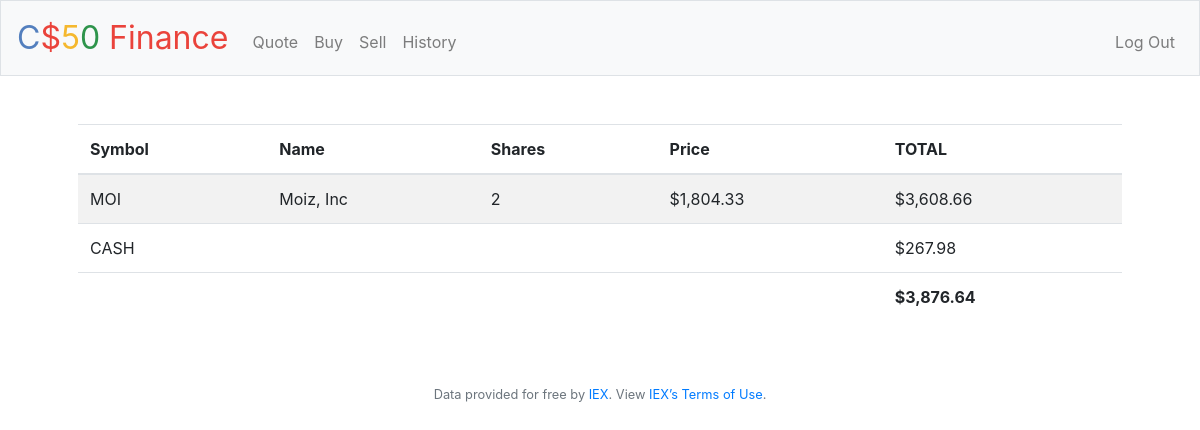
The page / (signed in) on the database as committed earlier.
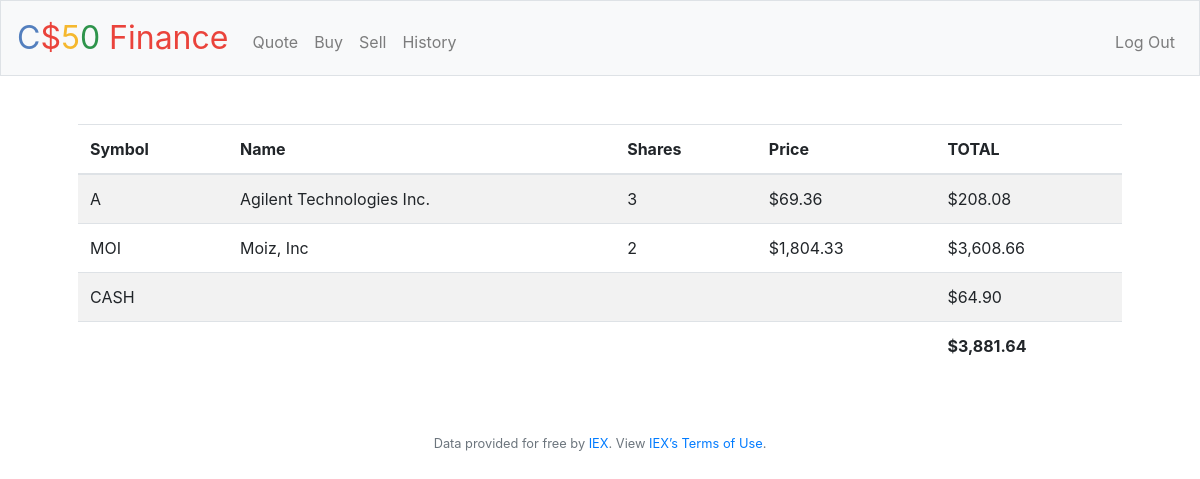
The same page on the database as committed later.
### tables this page shows
CREATE TABLE "portfolios" ( 'id' INTEGER PRIMARY KEY AUTOINCREMENT NOT NULL, 'users_id' INTEGER NOT NULL, 'symbol' TEXT NOT NULL, 'shares' INTEGER NOT NULL, 'price' REAL NOT NULL, 'price_of_shares' REAL NOT NULL,'name' TEXT NOT NULL, FOREIGN KEY (users_id) REFERENCES users(id) ON UPDATE NO ACTION ON DELETE NO ACTION, UNIQUE(users_id, symbol) );

### application.py (the view)
@app.route("/")
@login_required
def index():
    total_balance = 0
    stocks = db.execute("SELECT * FROM portfolios WHERE users_id = :users_id", users_id=session['user_id'])
    cash = db.execute("SELECT cash FROM users WHERE id = :users_id",
                      users_id=session['user_id'])
    cash = cash[0]['cash']
    if not stocks:
        return render_template("index.html", cash_balance=usd(cash), total_balance=usd(cash))
    for stock in stocks:
        total_balance += stock['shares'] * stock['price']
        stock["price"] = usd(stock["price"])
        stock["price_of_shares"] = usd(stock["price_of_shares"])
    total_balance += cash
    return render_template("index.html", stocks=stocks, cash_balance=usd(cash), total_balance=usd(total_balance))

### application.py (called while the page is built)
@app.after_request
def after_request(response):
    response.headers["Cache-Control"] = "no-cache, no-store, must-revalidate"
    response.headers["Expires"] = 0
    response.headers["Pragma"] = "no-cache"
    return response

### helpers.py (called while the page is built)
def login_required(f):
    @wraps(f)
    def decorated_function(*args, **kwargs):
        if session.get("user_id") is None:
            return redirect("/login")
        return f(*args, **kwargs)
    return decorated_function

def usd(value):
    return f"${value:,.2f}"

### templates/index.html (shortened to what this page needs)
{% extends "layout.html" %}
{% block main %}
<table class="table table-striped">
        <thead>
            <tr>
                <th>Symbol</th>
                <th>Name</th>
                <th>Shares</th>
                <th>Price</th>
                <th>TOTAL</th>
            </tr>
        </thead>
        <tfoot>
            <tr>
                <td colspan="4"></td>
                <td><strong>{{ total_balance }}</strong></td>
            </tr>
        </tfoot>
        <tbody>
            {% for stock in stocks %}
                <tr>
                    <td>{{ stock["symbol"] }}</td>
                    <td>{{ stock["name"] }}</td>
                    <td>{{ stock["shares"] }}</td>
                    <td>{{ stock["price"] }}</td>
                    <td>{{ stock["price_of_shares"] }}</td>
                </tr>
            {% endfor %}
            <tr>
                <td colspan="4">CASH</td>
                <td>{{ cash_balance }}</td>
            </tr>
        </tbody>
    </table>
{% endblock %}

### templates/layout.html (shortened to what this page needs)
<!DOCTYPE html>
<html lang="en">
    <head>
        <link href="https://maxcdn.bootstrapcdn.com/bootstrap/4.0.0-beta.2/css/bootstrap.min.css" rel="stylesheet"/>
        <link href="/static/styles.css" rel="stylesheet"/>
    </head>
    <body>
        <nav class="navbar navbar-expand-md navbar-light bg-light border">
            <a class="navbar-brand" href="/"><span class="blue">C</span><span class="red">$</span><span class="yellow">5</span><span class="green">0</span> <span class="red">Finance</span></a>
            <div class="collapse navbar-collapse" id="navbar">
                {% if session.user_id %}
                    <ul class="navbar-nav mr-auto mt-2">
                        <li class="nav-item"><a class="nav-link" href="/quote">Quote</a></li>
                        <li class="nav-item"><a class="nav-link" href="/buy">Buy</a></li>
                        <li class="nav-item"><a class="nav-link" href="/sell">Sell</a></li>
                        <li class="nav-item"><a class="nav-link" href="/history">History</a></li>
                    </ul>
                    <ul class="navbar-nav ml-auto mt-2">
                        <li class="nav-item"><a class="nav-link" href="/logout">Log Out</a></li>
                    </ul>
                {% else %}
                    <ul class="navbar-nav ml-auto mt-2">
                        <li class="nav-item"><a class="nav-link" href="/register">Register</a></li>
                        <li class="nav-item"><a class="nav-link" href="/login">Log In</a></li>
                    </ul>
                {% endif %}
            </div>
        </nav>
        <main class="container p-5">
            {% block main %}{% endblock %}
        </main>
        <footer class="small text-center text-muted">
            Data provided for free by <a href="https://iextrading.com/developer">IEX</a>. View <a href="https://iextrading.com/api-exhibit-a/">IEX’s Terms of Use</a>.
        </footer>
    </body>
</html>

### static/styles.css (style rules this page uses)
nav .navbar-brand { font-size: xx-large; }
nav .navbar-brand .blue { color: #537fbe; }
nav .navbar-brand .red { color: #ea433b; }
nav .navbar-brand .yellow { color: #f5b82e; }
nav .navbar-brand .green { color: #2e944b; }
main { overflow-x: auto; text-align: center; }
main table { text-align: left; }

Rows that differ between the two databases and show on the page:
added portfolios: symbol "A", name "Agilent Technologies Inc.", shares "3", price "$69.36", price_of_shares "$208.08"
Other text that changed with them:
{{ total_balance }}: "$3,876.64" → "$3,881.64"
{{ cash_balance }}: "$267.98" → "$64.90"
